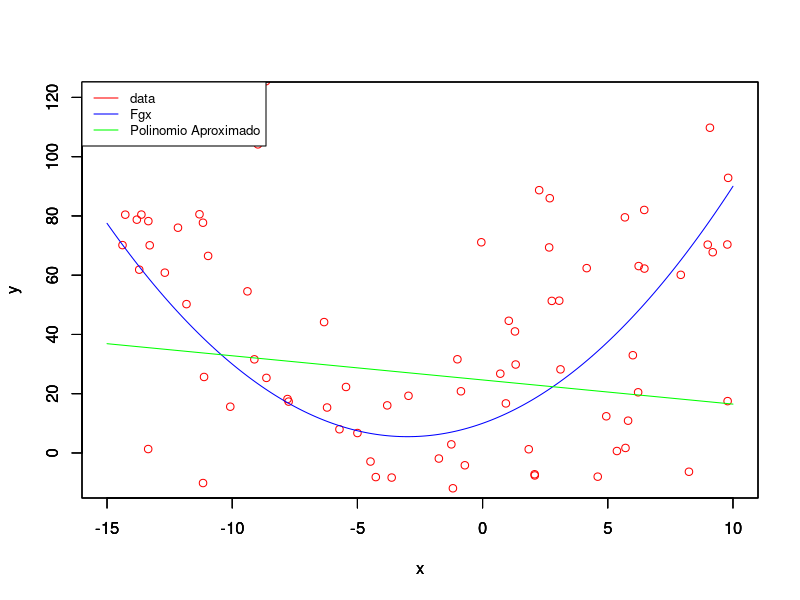

Recreate this plot in R.
rm(list=ls())
library('corpcor')
fgx<-function(xin) 0.5*xin^2+3*xin+10

X<-runif(100,-15,10)
Y<-fgx(X) + 10*rnorm(length(X),mean = 0,sd=4)
H <-cbind(X,1)
w<-pseudoinverse(H) %*% Y
print(cbind(w,c(0.5,3,10)))

xgrid<-seq(-15,10,0.1)
ygrid<-(0.5*xgrid^2+3*xgrid+10)
Hgrid<-cbind(xgrid,1)
yhatgrid<-Hgrid %*% w

plot(X,Y,type='p',col='red',xlim=c(-15,10),ylim=c(-10,120),xlab = "x",ylab = "y")
par(new=T)
plot(xgrid,ygrid,type='l',col='blue',xlim=c(-15,10),ylim=c(-10,120),xlab = "x",ylab = "y")
par(new=T)
plot(xgrid,yhatgrid,type='l',col='green',xlim=c(-15,10),ylim=c(-10,120),xlab = "x",ylab = "y")
legend("topleft",legend = c("data","Fgx","Polinomio Aproximado"),col=c("red","blue","green"),lty=1,cex=0.8)
